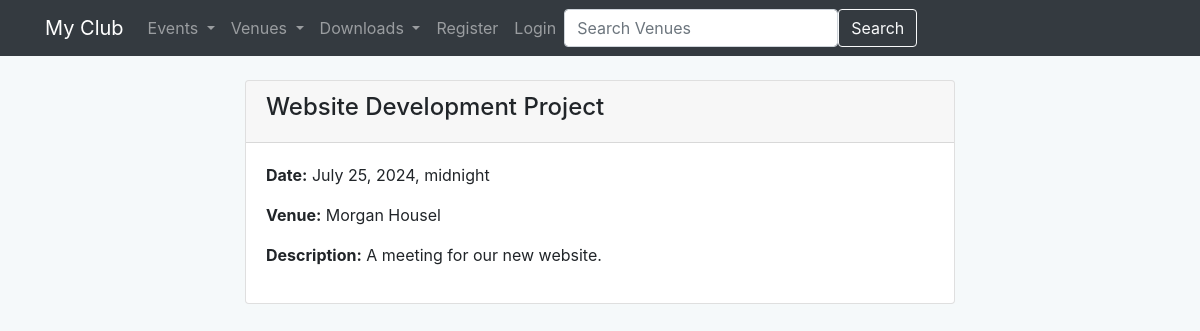
The page /event/15/ on the database its author committed.
### events/models.py (models this page shows, shortened)
class Events(models.Model):
    name = models.CharField('Event Name', max_length=60)
    date = models.DateTimeField('Event Date')
    venue = models.ForeignKey(Venue, blank=True, null=True, on_delete=models.CASCADE)
    manager = models.ForeignKey(User, blank=True, null=True, on_delete=models.SET_NULL)
    description = models.TextField(blank=True)
    attendees = models.ManyToManyField(MyClubUser, blank=True)
    approved = models.BooleanField(default=False)  # New field for approval

class Venue(models.Model):
    name = models.CharField(max_length=60)
    address = models.CharField(max_length=300)
    zip = models.CharField(max_length=15)
    phone = models.CharField(max_length=25, blank=True)
    web = models.URLField(blank=True)
    email = models.EmailField(blank=True)
    owner = models.IntegerField(blank=False, default=1)
    venue_image = models.ImageField(null=True, blank=True, upload_to='images/')
    def __str__(self):
        return self.name

### events/views.py (the view)
# urls.py: path('event/<int:event_id>/', views.show_event, name='show-event'),
def show_event(request, event_id):
    event = get_object_or_404(Events, pk=event_id)
    return render(request, 'events/show_event.html', {'event': event})

### events/templates/events/show_event.html
{% extends 'events/base.html' %}
{% block content %}
  <div class="container">
    <div class="row justify-content-center">
      <div class="col-lg-8">
        <div class="card">
          <div class="card-header">
            <h4>{{ event.name }}</h4>
          </div>
          <div class="card-body">
            <p><strong>Date:</strong> {{ event.date }}</p>
            <p><strong>Venue:</strong> {{ event.venue }}</p>
            <p><strong>Description:</strong> {{ event.description }}</p>
          </div>
        </div>
      </div>
    </div>
  </div>
{% endblock %}

### events/templates/events/base.html (style rules this page uses)
body { background: #f5f9fa; }

### rows shown on the page
Events: name "Website Development Project", date "July 25, 2024, midnight", venue "Morgan Housel", description "A meeting for our new website."
